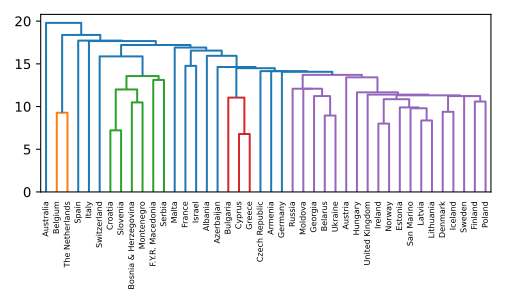

Recreate this plot in Python.
'''
Different linkage, different hierarchical clustering!
In the video, you saw a hierarchical clustering of the voting countries at the Eurovision song contest using 'complete' linkage. Now, perform a hierarchical clustering of the voting countries with 'single' linkage, and compare the resulting dendrogram with the one in the video. Different linkage, different hierarchical clustering!

You are given an array samples. Each row corresponds to a voting country, and each column corresponds to a performance that was voted for. The list country_names gives the name of each voting country. This dataset was obtained from Eurovision.

Instructions
100 XP
Instructions
100 XP
Import linkage and dendrogram from scipy.cluster.hierarchy.
Perform hierarchical clustering on samples using the linkage() function with the method='single' keyword argument. Assign the result to mergings.
Plot a dendrogram of the hierarchical clustering, using the list country_names as the labels. In addition, specify the leaf_rotation=90, and leaf_font_size=6 keyword arguments as you have done earlier.
'''

# Perform the necessary imports
import matplotlib.pyplot as plt
from scipy.cluster.hierarchy import linkage, dendrogram

# Calculate the linkage: mergings
mergings = linkage(samples,method='single')

# Plot the dendrogram
dendrogram(mergings,
           labels=country_names,
           leaf_rotation=90,
           leaf_font_size=6,
)
plt.show()
